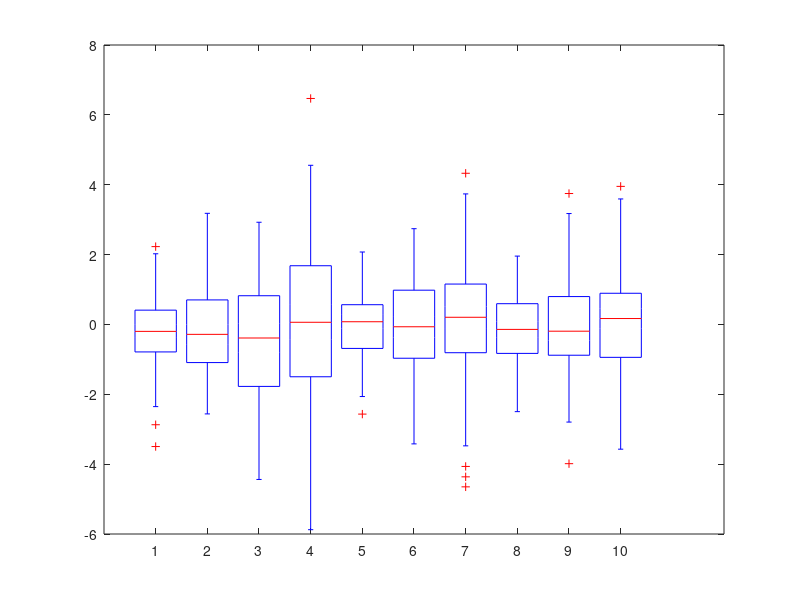

Source code (MATLAB):
%boxplot
clc, clear
load stockreturns;
boxplot(stocks);
%偏度skewness
skw = skewness(stocks);
disp(['Skewness are ' num2str(skw)]);
%峰度kurtosis
kur = kurtosis(stocks);
disp(['Kurtosis are ' num2str(kur)]);